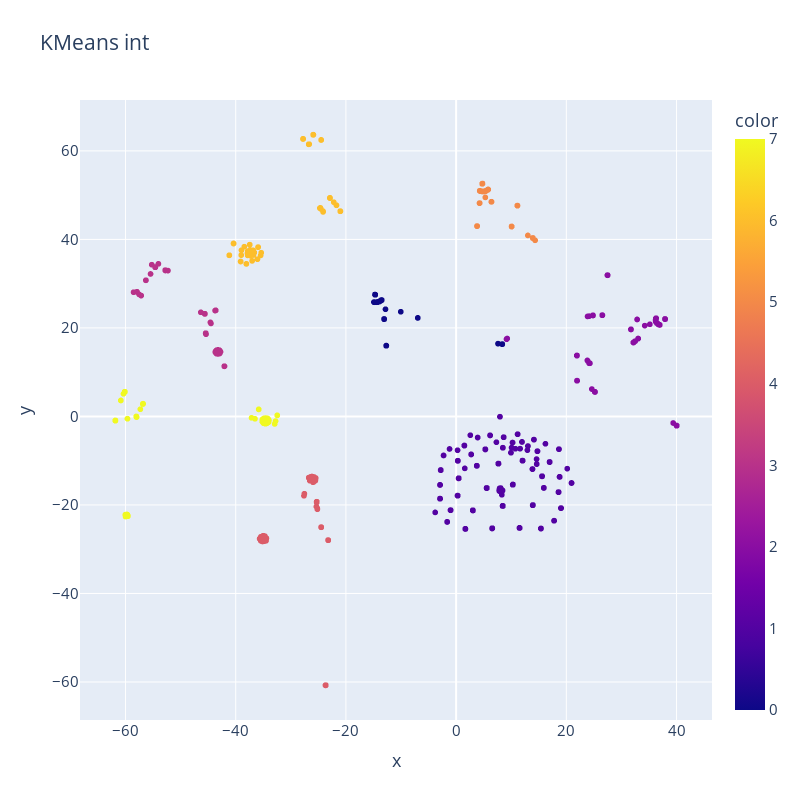

Notebook source saved alongside this figure:
### Code cell
fig = px.scatter(tdf_id_18, x = tsne_representation_id_18[:, 0], y = tsne_representation_id_18[:, 1],
                color = tdf_id_18['KMeans_label'].to_list(),
                height = 800, width = 800,
                title = "KMeans int")
fig.update_layout(font_size =15)
#fig.show()

### Figure 1 — Plotly figure (JSON) as saved in the notebook; plotly's stock layout.template omitted (floating-point values rounded to 4 significant figures; data arrays with more than 128 entries replaced by an {"elided": "..."} marker saying what was removed)
{"data": [{"hovertemplate": "x=%{x}<br>y=%{y}<br>color=%{marker.color}<extra></extra>", "legendgroup": "", "marker": {"color": {"elided": "4897 int values"}, "coloraxis": "coloraxis", "symbol": "circle"}, "mode": "markers", "name": "", "showlegend": false, "type": "scattergl", "x": {"elided": "4897 float values"}, "xaxis": "x", "y": {"elided": "4897 float values"}, "yaxis": "y"}], "layout": {"coloraxis": {"colorbar": {"title": {"text": "color"}}, "colorscale": [[0, "#0d0887"], [0.1111, "#46039f"], [0.2222, "#7201a8"], [0.3333, "#9c179e"], [0.4444, "#bd3786"], [0.5556, "#d8576b"], [0.6667, "#ed7953"], [0.7778, "#fb9f3a"], [0.8889, "#fdca26"], [1, "#f0f921"]]}, "font": {"size": 15}, "height": 800, "legend": {"tracegroupgap": 0}, "title": {"text": "KMeans int"}, "width": 800, "xaxis": {"anchor": "y", "domain": [0, 1], "title": {"text": "x"}}, "yaxis": {"anchor": "x", "domain": [0, 1], "title": {"text": "y"}}}}
